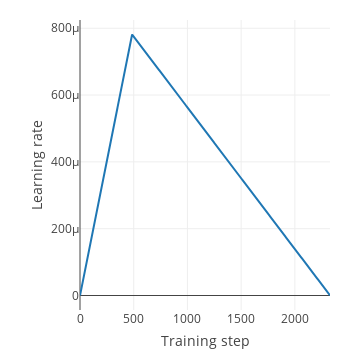

The cell this chart's notebook holds for it:
### Code cell
lr_func = fw.train.triangular_lr(LEARNING_RATE/BATCH_SIZE, total_steps, warmup_steps=WARMUP*steps_per_epoch)
fw.plt.plot_lr_func(lr_func, total_steps)

### Figure 1 — Plotly figure (JSON) as saved in the notebook; plotly's stock layout.template omitted (floating-point values rounded to 4 significant figures; data arrays with more than 128 entries replaced by an {"elided": "..."} marker saying what was removed)
{"data": [{"y": {"elided": "2328 float values"}, "type": "scatter", "uid": "683e7431-45ed-4e14-b89c-fdffd516f07b"}], "layout": {"autosize": false, "yaxis": {"title": {"text": "Learning rate"}}, "height": 350, "width": 350, "xaxis": {"title": {"text": "Training step"}}, "margin": {"r": 20, "b": 40, "l": 80, "t": 20}}}
